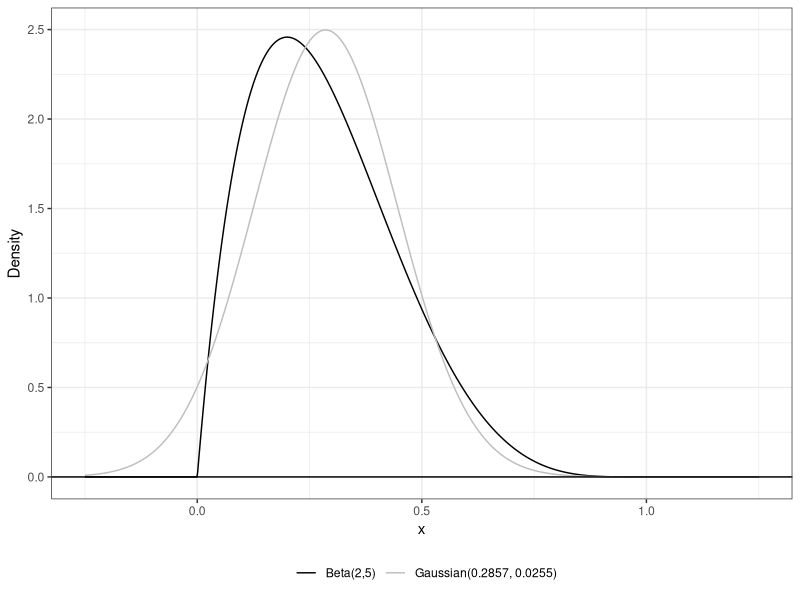
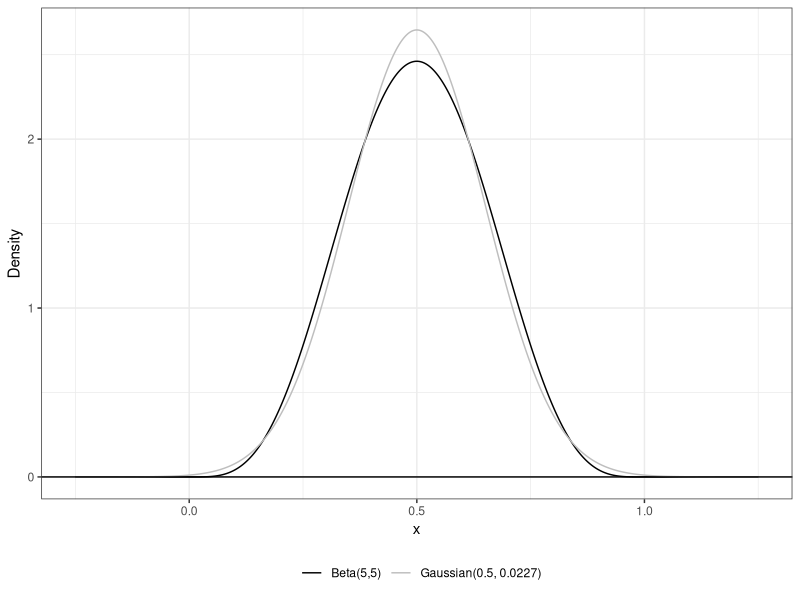
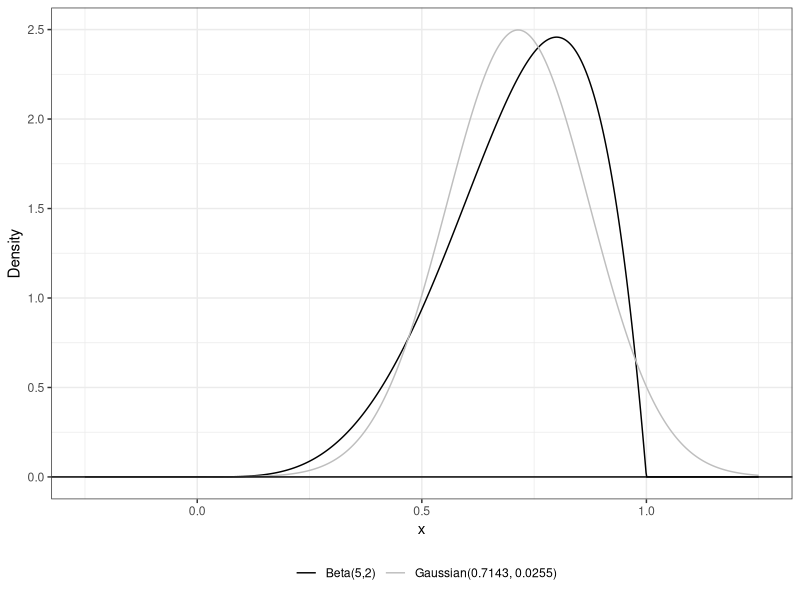
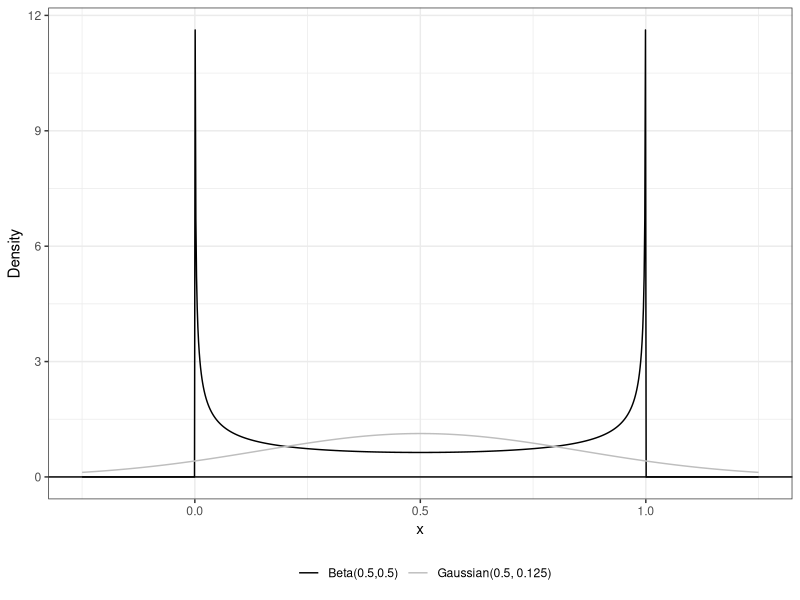

Source code (R) for these figures, in order:
# Henry Sun 
# Lab 7 

# Task 1
# plot beta distributions
library(tidyverse)

# a = 2, b = 5
alpha <- 2
beta <- 5

q1.fig.dat <- tibble(x = seq(-0.25, 1.25, length.out=1000))|>   # generate a grid of points
  mutate(beta.pdf = dbeta(x, alpha, beta),                      # compute the beta PDF
         norm.pdf = dnorm(x,                                    # Gaussian distribution with
                          mean = alpha/(alpha+beta),            # same mean and variance
                          sd = sqrt((alpha*beta)/((alpha+beta)^2*(alpha+beta+1)))))
beta1.data = tibble(
  alpha = alpha, 
  beta = beta,
  mean = alpha/(alpha+beta),
  var = (alpha*beta)/((alpha+beta)^2 *(alpha+beta+1)),
  skew = (2*(beta-alpha)*sqrt(alpha+beta+1))/((alpha + beta + 2)*sqrt(alpha*beta)),
  kurt = (6*((alpha-beta)^2 * (alpha+beta+1) - (alpha*beta)*(alpha+beta+2))) / 
    ((alpha*beta) * (alpha+beta+2) * (alpha+beta+3))
)


beta1 <- ggplot(data= q1.fig.dat)+                                              # specify data
  geom_line(aes(x=x, y=beta.pdf, color="Beta(2,5)")) +                 # plot beta dist
  geom_line(aes(x=x, y=norm.pdf, color="Gaussian(0.2857, 0.0255)")) +  # plot guassian dist
  geom_hline(yintercept=0)+                                            # plot x axis
  theme_bw()+                                                          # change theme
  xlab("x")+                                                           # label x axis
  ylab("Density")+                                                     # label y axis
  scale_color_manual("", values = c("black", "grey"))+                 # change colors
  theme(legend.position = "bottom")                                    # move legend to bottom
beta1

# a = 5, b = 5
alpha <- 5
beta <- 5

q1.fig.dat <- tibble(x = seq(-0.25, 1.25, length.out=1000))|>   # generate a grid of points
  mutate(beta.pdf = dbeta(x, alpha, beta),                      # compute the beta PDF
         norm.pdf = dnorm(x,                                    # Gaussian distribution with
                          mean = alpha/(alpha+beta),            # same mean and variance
                          sd = sqrt((alpha*beta)/((alpha+beta)^2*(alpha+beta+1)))))
beta2.data = tibble(
  alpha = alpha, 
  beta = beta,
  mean = alpha/(alpha+beta),
  var = (alpha*beta)/((alpha+beta)^2 *(alpha+beta+1)),
  skew = (2*(beta-alpha)*sqrt(alpha+beta+1))/((alpha + beta + 2)*sqrt(alpha*beta)),
  kurt = (6*(alpha-beta)^2*(alpha+beta+1)-(alpha*beta*(alpha+beta+2)))/((alpha*beta*(alpha+beta+2)*(alpha+beta+3)))
)


beta2 <- ggplot(data= q1.fig.dat)+                                              # specify data
  geom_line(aes(x=x, y=beta.pdf, color="Beta(5,5)")) +                 # plot beta dist
  geom_line(aes(x=x, y=norm.pdf, color="Gaussian(0.5, 0.0227)")) +  # plot guassian dist
  geom_hline(yintercept=0)+                                            # plot x axis
  theme_bw()+                                                          # change theme
  xlab("x")+                                                           # label x axis
  ylab("Density")+                                                     # label y axis
  scale_color_manual("", values = c("black", "grey"))+                 # change colors
  theme(legend.position = "bottom")                                    # move legend to bottom
beta2

# a = 5, b = 2 
alpha <- 5
beta <- 2

q1.fig.dat <- tibble(x = seq(-0.25, 1.25, length.out=1000))|>   # generate a grid of points
  mutate(beta.pdf = dbeta(x, alpha, beta),                      # compute the beta PDF
         norm.pdf = dnorm(x,                                    # Gaussian distribution with
                          mean = alpha/(alpha+beta),            # same mean and variance
                          sd = sqrt((alpha*beta)/((alpha+beta)^2*(alpha+beta+1)))))
beta3.data = tibble(
  alpha = alpha,
  beta = beta,
  mean = alpha/(alpha+beta),
  var = (alpha*beta)/((alpha+beta)^2 *(alpha+beta+1)),
  skew = (2*(beta-alpha)*sqrt(alpha+beta+1))/((alpha + beta + 2)*sqrt(alpha*beta)),
  kurt = (6*(alpha-beta)^2*(alpha+beta+1)-(alpha*beta*(alpha+beta+2)))/((alpha*beta*(alpha+beta+2)*(alpha+beta+3)))
)


beta3 <- ggplot(data= q1.fig.dat)+                                              # specify data
  geom_line(aes(x=x, y=beta.pdf, color="Beta(5,2)")) +                 # plot beta dist
  geom_line(aes(x=x, y=norm.pdf, color="Gaussian(0.7143, 0.0255)")) +  # plot guassian dist
  geom_hline(yintercept=0)+                                            # plot x axis
  theme_bw()+                                                          # change theme
  xlab("x")+                                                           # label x axis
  ylab("Density")+                                                     # label y axis
  scale_color_manual("", values = c("black", "grey"))+                 # change colors
  theme(legend.position = "bottom")                                    # move legend to bottom
beta3

# a = 0.5, b = 0.5
alpha <- 0.5
beta <- 0.5

q1.fig.dat <- tibble(x = seq(-0.25, 1.25, length.out=1000))|>   # generate a grid of points
  mutate(beta.pdf = dbeta(x, alpha, beta),                      # compute the beta PDF
         norm.pdf = dnorm(x,                                    # Gaussian distribution with
                          mean = alpha/(alpha+beta),            # same mean and variance
                          sd = sqrt((alpha*beta)/((alpha+beta)^2*(alpha+beta+1)))))
beta4.data = tibble(
  alpha = alpha,
  beta = beta,
  mean = alpha/(alpha+beta),
  var = (alpha*beta)/((alpha+beta)^2 *(alpha+beta+1)),
  skew = (2*(beta-alpha)*sqrt(alpha+beta+1))/((alpha + beta + 2)*sqrt(alpha*beta)),
  kurt = (6*(alpha-beta)^2*(alpha+beta+1)-(alpha*beta*(alpha+beta+2)))/((alpha*beta*(alpha+beta+2)*(alpha+beta+3)))
)


beta4 <- ggplot(data= q1.fig.dat)+                                              # specify data
  geom_line(aes(x=x, y=beta.pdf, color="Beta(0.5,0.5)")) +                 # plot beta dist
  geom_line(aes(x=x, y=norm.pdf, color="Gaussian(0.5, 0.125)")) +  # plot guassian dist
  geom_hline(yintercept=0)+                                            # plot x axis
  theme_bw()+                                                          # change theme
  xlab("x")+                                                           # label x axis
  ylab("Density")+                                                     # label y axis
  scale_color_manual("", values = c("black", "grey"))+                 # change colors
  theme(legend.position = "bottom")                                    # move legend to bottom
beta4


beta.data = rbind(beta1.data, beta2.data, beta3.data, beta4.data)
# Task 2
# compute moments

#beta.moment()
beta.moment <- function(alpha, beta, k, centered){
  if (centered == T){
    #integrand1 <- function(x) {x * dbeta(x, alpha, beta)}
    #uncentered <- integrate(integrand1, lower = 0, upper = 1)
    mean <- (alpha)/(alpha + beta)
    integrand2 <- function(x) {(x-mean)^k * dbeta(x, alpha, beta)}
    solution <- integrate(integrand2, lower = 0, upper = 1)
  }
  if(centered == F){
    integrand <- function(x) {x^k * dbeta(x, alpha, beta)}
    solution <- integrate(integrand, lower = 0, upper = 1)
  }
  solution
}
# beta.pop.data <- tibble(alpha = c(2, 5, 5, 0.5),
#                         
#                         beta = c(5, 5, 2, 0.5),
#                         
#                         mean = c(beta.moment(2,5,1,F)$value, beta.moment(5,5,1,F)$value, 
#                                  beta.moment(5,2,1,F)$value, beta.moment(0.5,0.5,1,F)$value),
#                         
#                         var = c(beta.moment(2,5,2,T)$value, beta.moment(5,5,2,T)$value,
#                                 beta.moment(5,2,2,T)$value, beta.moment(0.5,0.5,2,T)$value),
#                         
#                         skew = c(beta.moment(2,5,3,T)$value/((beta.moment(2,5,2,T)$value)^(3/2)),
#                                  beta.moment(5,5,3,T)$value/((beta.moment(5,5,2,T)$value)^(3/2)),
#                                  beta.moment(5,2,3,T)$value/((beta.moment(5,2,2,T)$value)^(3/2)),
#                                  beta.moment(0.5,0.5,3,T)$value/((beta.moment(0.5, 0.5,2,T)$value)^(3/2))),
#                         kurt = c((beta.moment(2,5,4,T)$value/((beta.moment(2,5,2,T)$value)^2)) - 3, 
#                                  (beta.moment(5,5,4,T)$value/((beta.moment(5,5,2,T)$value)^2)) - 3,
#                                  (beta.moment(5,2,4,T)$value/((beta.moment(5,2,2,T)$value)^2)) - 3,
#                                  (beta.moment(0.5,0.5,4,T)$value/((beta.moment(0.5,0.5,2,T)$value)^2)) - 3))

beta1.pop.data <- tibble(alpha = 2,
                         beta = 5, 
                         mean = beta.moment(2,5,1,F)$value, 
                         skew = (beta.moment(2,5,3,T)$value)/((beta.moment(2,5,2,T)$value)^(3/2)),
                         kurt = ((beta.moment(2,5,4,T)$value)/((beta.moment(2,5,2,T)$value)^2)) -3
)
# Task 3
set.seed(7272) # Set seed so we all get the same results.
sample.size <- 500 # Specify sample details
alpha <- 2
beta <- 5
beta.sample <- rbeta(n = sample.size,  # sample size
                     shape1 = alpha,   # alpha parameter
                     shape2 = beta)    # beta parameter